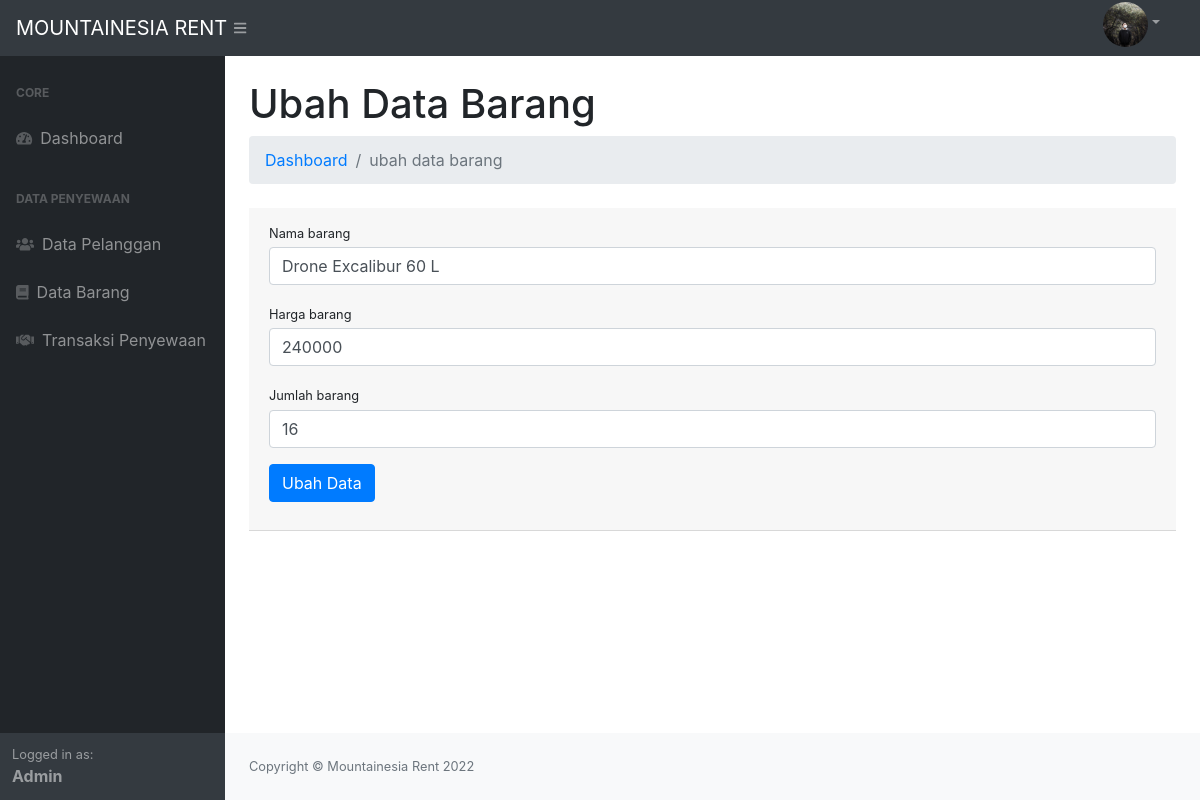
Screenshot of /index.php?p=barang&aksi=ubah&id=44 (signed in) with the database file from the repository.
### tables this page shows
CREATE TABLE `tb_barang` (
  `idbarang` int(5) NOT NULL,
  `namabarang` varchar(20) NOT NULL,
  `harga` int(10) NOT NULL,
  `jumlah_barang` int(10) NOT NULL
);

### page/barang/ubah.php (the view, shortened to what this page needs)
<?php
$id_barang = $_GET['id'];
$sql = $conn->query("SELECT * FROM tb_barang WHERE idbarang = $id_barang") or die(mysqli_error($conn));
$pecahSql = $sql->fetch_assoc();
?>
<h1 class="mt-4">Ubah Data Barang</h1>
<ol class="breadcrumb mb-4">
    <li class="breadcrumb-item"><a href="index.php">Dashboard</a></li>
    <li class="breadcrumb-item active">ubah data barang</li>
</ol>
<div class="card-header mb-5">
    <form action="" method="post">
        <div class="form-group">
            <label class="small mb-1" for="nama_barang">Nama barang</label>
            <input class="form-control" id="nama_barang" name="nama_barang" type="text" placeholder="Masukan nama barang" value="<?= $pecahSql['namabarang']; ?>" />
        </div>
        <div class="form-group">
            <label class="small mb-1" for="harga_barang">Harga barang</label>
            <input class="form-control" id="harga_barang" name="harga_barang" type="text" value="<?= $pecahSql['harga']; ?>" placeholder="Masukan harga barang" />
        </div>
        <div class="form-group">
            <label class="small mb-1" for="jumlah_barang">Jumlah barang</label>
            <input class="form-control" value="<?= $pecahSql['jumlah_barang']; ?>" id="jumlah_barang" name="jumlah_barang" type="number" placeholder="Masukan jumlah barang" />
        </div>
        <div class="form-group">
            <button type="submit" class="btn btn-primary" name="ubah">Ubah Data</button>
        </div>
    </form>
</div>

### rows the page displays
tb_barang: nama_barang "Drone Excalibur 60 L", harga_barang "240000", jumlah_barang "16"

### other values shown
$_SESSION['login']['nama'] "Admin"
